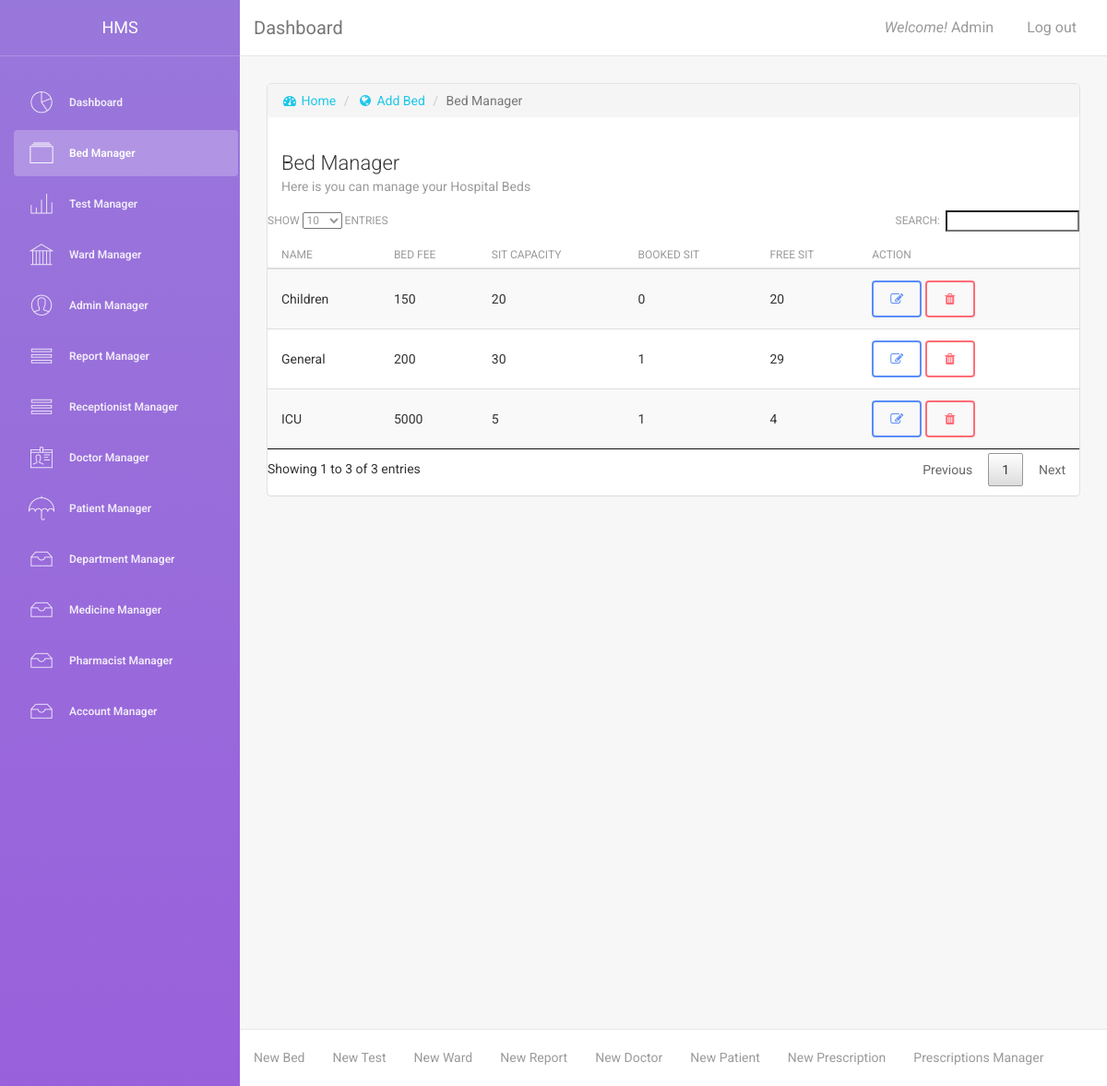
The app's page /manage_bed.php (signed in) with its own data.
### tables this page shows
CREATE TABLE `tbl_bed` (
  `bed_id` int(2) NOT NULL,
  `bed_name` varchar(10) NOT NULL,
  `bed_fee` float NOT NULL DEFAULT '0',
  `bed_total_sit` int(11) NOT NULL DEFAULT '0'
);

### content/bed_manager.php (the view, shortened to what this page needs)
<div class="content">
    <div class="container-fluid">
        <div class="row">
            <div class="col-md-12">
                <div class="card">
                    <ol class="breadcrumb">
                        <li><a href="index.php"><i class="fa fa-dashboard"></i> Home</a></li>
                        <li><a href="add_bed.php"><i class="fa fa-globe"></i> Add Bed</a></li>
                        <li class="active">Bed Manager</li>
                    </ol>
                    <div class="header">
                        <h4 class="title">Bed Manager</h4>
                        <p class="category">Here is you can manage your Hospital Beds</p>
                    </div>
                    <div class="content table-responsive table-full-width">
                        <table class="table table-hover table-striped" id="myTable">
                            <thead>
                                <th>Name</th>
                                <th>Bed Fee</th>
                                <th>Sit Capacity</th>
                                <th>Booked Sit</th>
                                <th>Free Sit</th>
                                <th>Action</th>
                            </thead>
                            <tbody>
                                <?php
                                while ($row = mysqli_fetch_assoc($result)) {
                                    ?>
                                    <tr>
                                        <td><?php echo $row['bed_name'] ?></td>
                                        <td><?php echo $row['bed_fee'] ?></td>
                                        <td><?php echo $row['bed_total_sit'] ?></td>
                                        <td><?php echo $row['bed_booked'] ?></td>
                                        <td><?php echo ($row['bed_total_sit'] - $row['bed_booked']) ?></td>
                                        <td>
                                            <a href="edit_bed.php?id=<?php echo $row['bed_id'] ?>" class="btn btn-primary" data-toggle="tooltip" title="Edit Bed"><i class="fa fa-pencil-square-o"></i></a>
                                            <a href="function/delete_bed.php?id=<?php echo $row['bed_id'] ?>" class="btn btn-danger" data-toggle="tooltip" title="Delete Bed" onclick="return check_delete();"><i class="fa fa-trash"></i></a>
                                        </td>
                                    </tr>
                                <?php } ?>
                            </tbody>
                        </table>
                    </div>
                </div>
            </div>
        </div>
    </div>
</div>

### records on screen
tbl_bed: bed_name "ICU", bed_fee "5000", bed_total_sit "5", bed_booked "1", bed_booked "4"
tbl_bed: bed_name "Children", bed_fee "150", bed_total_sit "20", bed_booked "0", $row['bed_total_sit']-$row['bed_booked'] "20"
tbl_bed: bed_name "General", bed_fee "200", bed_total_sit "30", bed_booked "1", bed_booked "29"

### other values on screen
$_SESSION["admin_name"] "Admin"
